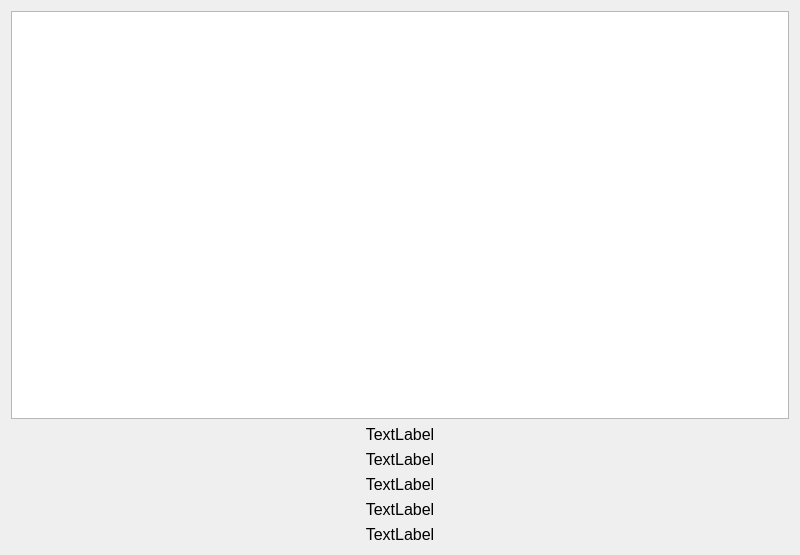
<?xml version="1.0" encoding="UTF-8"?>
<ui version="4.0">
 <class>MemWindow</class>
 <widget class="QWidget" name="MemWindow">
  <property name="geometry">
   <rect>
    <x>0</x>
    <y>0</y>
    <width>800</width>
    <height>555</height>
   </rect>
  </property>
  <property name="windowTitle">
   <string>Form</string>
  </property>
  <layout class="QVBoxLayout" name="verticalLayout">
   <item>
    <widget class="ChartView" name="graphicsView"/>
   </item>
   <item>
    <widget class="QLabel" name="label_mem_free_name">
     <property name="font">
      <font>
       <pointsize>12</pointsize>
      </font>
     </property>
     <property name="layoutDirection">
      <enum>Qt::LeftToRight</enum>
     </property>
     <property name="text">
      <string>TextLabel</string>
     </property>
     <property name="scaledContents">
      <bool>false</bool>
     </property>
     <property name="alignment">
      <set>Qt::AlignCenter</set>
     </property>
    </widget>
   </item>
   <item>
    <widget class="QLabel" name="label_mem_total_name">
     <property name="font">
      <font>
       <pointsize>12</pointsize>
      </font>
     </property>
     <property name="layoutDirection">
      <enum>Qt::LeftToRight</enum>
     </property>
     <property name="text">
      <string>TextLabel</string>
     </property>
     <property name="scaledContents">
      <bool>false</bool>
     </property>
     <property name="alignment">
      <set>Qt::AlignCenter</set>
     </property>
    </widget>
   </item>
   <item>
    <widget class="QLabel" name="label_mem_buffers_name">
     <property name="font">
      <font>
       <pointsize>12</pointsize>
      </font>
     </property>
     <property name="layoutDirection">
      <enum>Qt::LeftToRight</enum>
     </property>
     <property name="text">
      <string>TextLabel</string>
     </property>
     <property name="scaledContents">
      <bool>false</bool>
     </property>
     <property name="alignment">
      <set>Qt::AlignCenter</set>
     </property>
    </widget>
   </item>
   <item>
    <widget class="QLabel" name="label_mem_cached_name">
     <property name="font">
      <font>
       <pointsize>12</pointsize>
      </font>
     </property>
     <property name="layoutDirection">
      <enum>Qt::LeftToRight</enum>
     </property>
     <property name="text">
      <string>TextLabel</string>
     </property>
     <property name="scaledContents">
      <bool>false</bool>
     </property>
     <property name="alignment">
      <set>Qt::AlignCenter</set>
     </property>
    </widget>
   </item>
   <item>
    <widget class="QLabel" name="label_mem_used_name">
     <property name="font">
      <font>
       <pointsize>12</pointsize>
      </font>
     </property>
     <property name="layoutDirection">
      <enum>Qt::LeftToRight</enum>
     </property>
     <property name="text">
      <string>TextLabel</string>
     </property>
     <property name="scaledContents">
      <bool>false</bool>
     </property>
     <property name="alignment">
      <set>Qt::AlignCenter</set>
     </property>
    </widget>
   </item>
  </layout>
 </widget>
 <customwidgets>
  <customwidget>
   <class>ChartView</class>
   <extends>QGraphicsView</extends>
   <header>graph/chartview.h</header>
  </customwidget>
 </customwidgets>
 <resources/>
 <connections/>
</ui>
